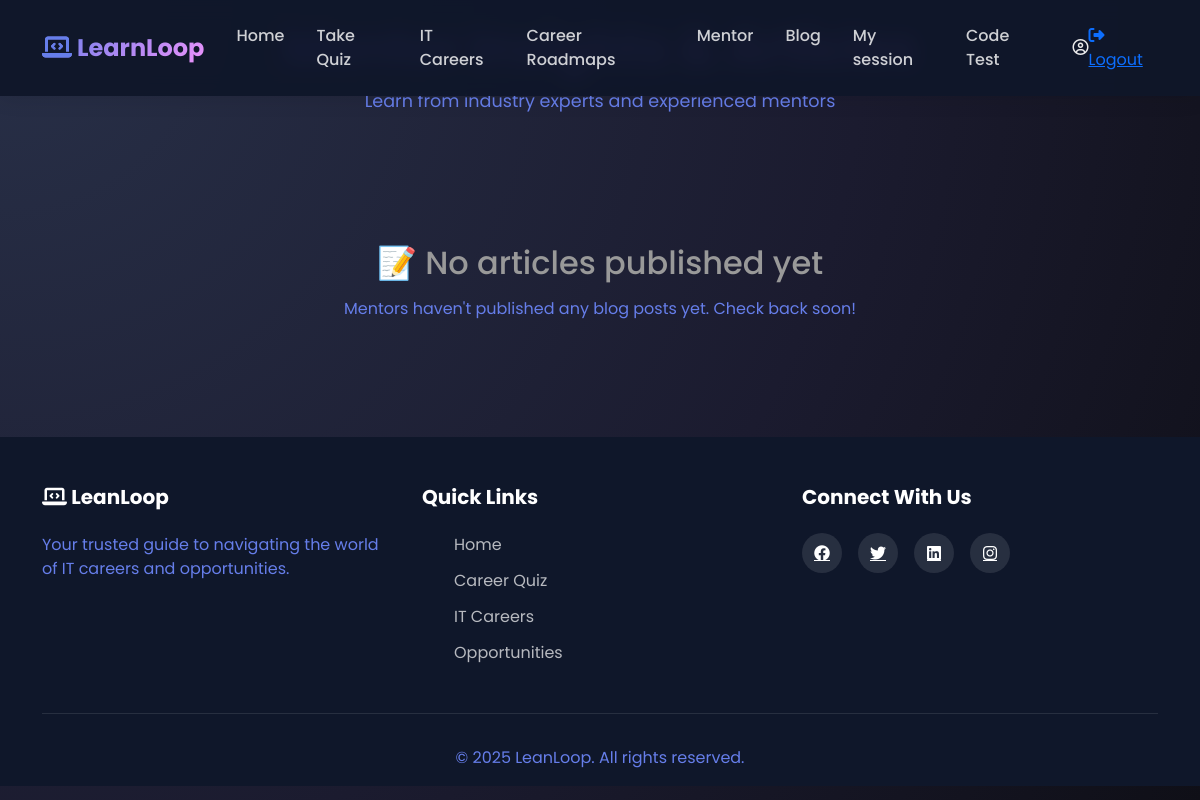
Before: /mentor/blog/ with the older database file.
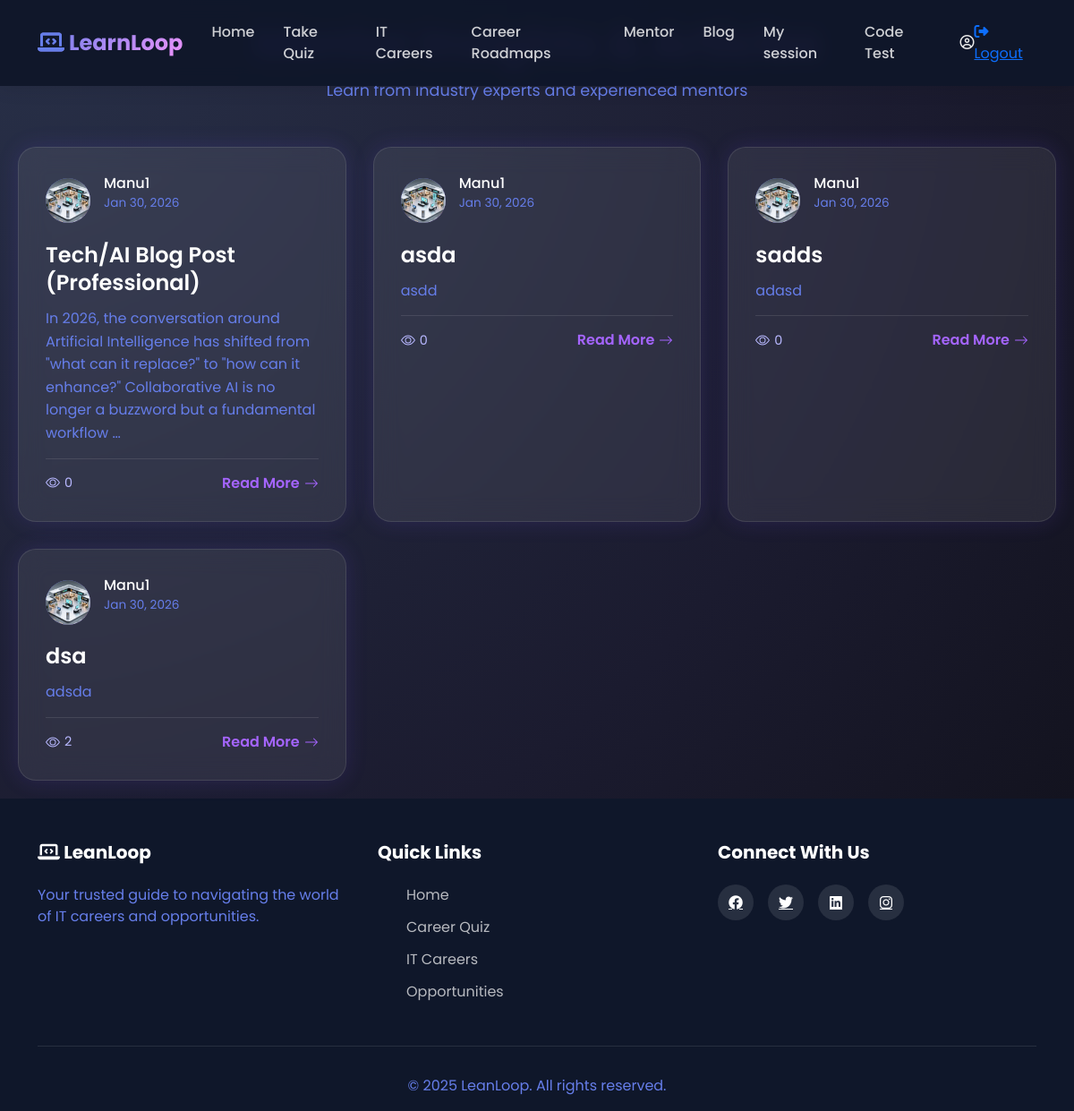
After: the same page with the newer database file.
### mentor/models.py (models this page shows, shortened)
class ContentContribution(models.Model):
    STATUS_CHOICES = [
        ('draft', 'Draft'),
        ('pending', 'Pending Review'),
        ('published', 'Published'),
        ('rejected', 'Rejected'),
    ]
    author = models.ForeignKey(
        CustomUser,
        on_delete=models.CASCADE,
        related_name='mentor_contributions'
    )
    title = models.CharField(max_length=200)
    body = models.TextField()
    images=models.ImageField(upload_to='contributions/images/', blank=True, null=True)
    status = models.CharField(max_length=20, choices=STATUS_CHOICES, default='draft')
    token_reward = models.IntegerField(default=0)
    views_count = models.IntegerField(default=0)
    created_at = models.DateTimeField(auto_now_add=True)
    updated_at = models.DateTimeField(auto_now=True)
    published_at = models.DateTimeField(blank=True, null=True)
    class Meta:
        verbose_name = "Content Contribution"
        verbose_name_plural = "Content Contributions"
        ordering = ['-created_at']

### accounts/models.py (models this page shows, shortened)
class CustomUser(AbstractUser):
    ROLE_CHOICES = (
        ('user', 'User'),
        ('mentor', 'Mentor'),
        ('Admin', 'Admin'),
    )
    role = models.CharField(
        max_length=10,
        choices=ROLE_CHOICES,
        default='user'
    )
    phone_regex = RegexValidator(
    regex=r'^[9876]\d{9}$',
    message="Phone number must be a 10-digit number and start with 9, 8, 7, or 6."
    )
    phone_number = models.CharField(
        max_length=10,
        blank=True,
        null=True,
        validators=[phone_regex],
        unique=True,
        help_text='Enter 10 digit phone number'
    )
    previous_experience = models.BooleanField(blank=True, null=True)
    is_approved=models.BooleanField(default=False)
    GENDER_CHOICES = [
        ('male', 'Male'),
        ('female', 'Female'),
        ('other', 'Other'),
        ('prefer_not_to_say', 'Prefer not to say'),
    ]
    gender = models.CharField(
        max_length=20,
        choices=GENDER_CHOICES,
        blank=False,
        null=False
    )
    profile_photo = models.ImageField(upload_to='mentor_photos/', blank=False, null=True)
    profession = models.CharField(max_length=100, blank=False, null=True)
    experience_years = models.PositiveIntegerField(
        null=True,
        blank=False
    )
    expertise = models.CharField(
        blank=False,
        null=True,
        max_length=100,
    )
    bio = models.CharField(
        blank=False,
        null=True,
    )
    linkedin = models.URLField(blank=True, null=True)
    portfolio = models.URLField(blank=True, null=True)
    available_days = models.JSONField(default=list)  # ["mon", "wed", "fri"]
    available_from = models.TimeField(default="09:00")
    available_to = models.TimeField(default="17:00")
    session_duration = models.CharField(
        max_length=10,
        choices=[
            ('30', '30 Minutes'),
            ('60', '60 Minutes'),
        ],null=True, blank=False
    )
    intro_video = models.FileField(upload_to="mentor_videos/", blank=True, null=True)
    created_at = models.DateTimeField(
        auto_now_add=True,
        null=True
    )

### mentor/views.py (the view)
# urls.py: path('blog/', views.blog_list, name='blog_list'),
def blog_list(request):
    blog_posts = ContentContribution.objects.filter(
        status='published'
    ).select_related('author').order_by('-created_at')
    context = {
        'blog_posts': blog_posts,
    }
    return render(request, 'mentor/blog_list.html', context)

### mentor/templates/mentor/blog_list.html (shortened to what this page needs)
{% extends 'dashboard/userbase.html' %}
{% block content %}
<div class="blog-wrapper">
    <div class="page-header">
        <h1 class="page-title">Mentor Insights & Articles</h1>
        <p class="page-subtitle">Learn from industry experts and experienced mentors</p>
    </div>
    {% if blog_posts %}
    <div class="blog-grid">
        {% for post in blog_posts %}
        <div class="blog-card" onclick="window.location.href='{% url "blog_detail" post.id %}'">
            <div class="blog-meta">
                <div class="author-avatar">
                    {% if post.author.profile_photo %}
                    <img src="{{ post.author.profile_photo.url }}" style="width: 100%; height: 100%; border-radius: 50%; object-fit: cover;">
                    {% else %}
                    {{ post.author.username.0|upper }}
                    {% endif %}
                </div>
                <div class="author-info">
                    <h5>{{ post.author.username }}</h5>
                    <p>
                        {% if post.published_at %}
                            {{ post.published_at|date:"M d, Y" }}
                        {% else %}
                            {{ post.created_at|date:"M d, Y" }}
                        {% endif %}
                    </p>
                </div>
            </div>
            <h3 class="blog-title">{{ post.title }}</h3>
            <p class="blog-excerpt">{{ post.body|truncatewords:30|striptags }}</p>
            <div class="blog-footer">
                <div class="blog-stats">
                    <span>
                        {{ post.views_count|default:0 }}
                    </span>
                </div>
                <a href="{% url 'blog_detail' post.id %}" class="read-more">
                    Read More
                    <svg width="16" height="16" fill="currentColor" viewBox="0 0 16 16">
                        <path fill-rule="evenodd" d="M1 8a.5.5 0 0 1 .5-.5h11.793l-3.147-3.146a.5.5 0 0 1 .708-.708l4 4a.5.5 0 0 1 0 .708l-4 4a.5.5 0 0 1-.708-.708L13.293 8.5H1.5A.5.5 0 0 1 1 8z"/>
                    </svg>
                </a>
            </div>
        </div>
        {% endfor %}
    </div>
    {% else %}
    <div class="empty-state">
        <h3>📝 No articles published yet</h3>
        <p>Mentors haven't published any blog posts yet. Check back soon!</p>
    </div>
    {% endif %}
</div>
{% endblock %}

Changed rows visible on the page:
added ContentContribution: author.profile_photo (picture), author.username "Manu1", published_at "Jan 30, 2026", title "Tech/AI Blog Post (Professional)", body "In 2026, the conversation around Artificial Intelligence has shifted from \"what can it replace?\" to \"how can it enhance?\" Collaborative AI is no longer a buzzword but a fundamental workflow …", views_count "0"
added ContentContribution: author.profile_photo (picture), author.username "Manu1", published_at "Jan 30, 2026", title "asda", body "asdd", views_count "0"
added ContentContribution: author.profile_photo (picture), author.username "Manu1", published_at "Jan 30, 2026", title "sadds", body "adasd", views_count "0"
added ContentContribution: author.profile_photo (picture), author.username "Manu1", published_at "Jan 30, 2026", title "dsa", body "adsda", views_count "2"
Other visible differences:
text no longer shown: "📝 No articles published yet Mentors haven't published any blog posts yet. Check back soon!"
